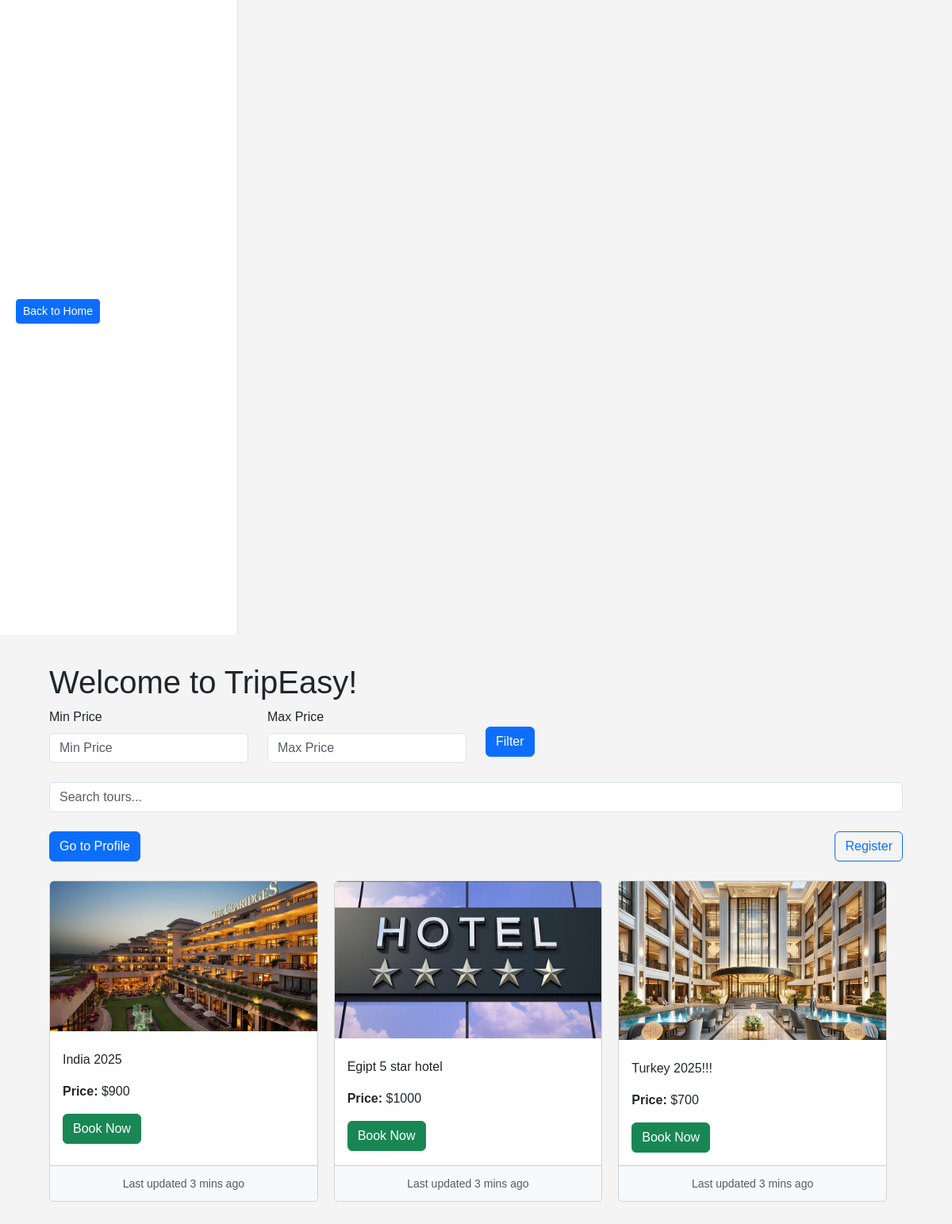
Before: / with the older database file.
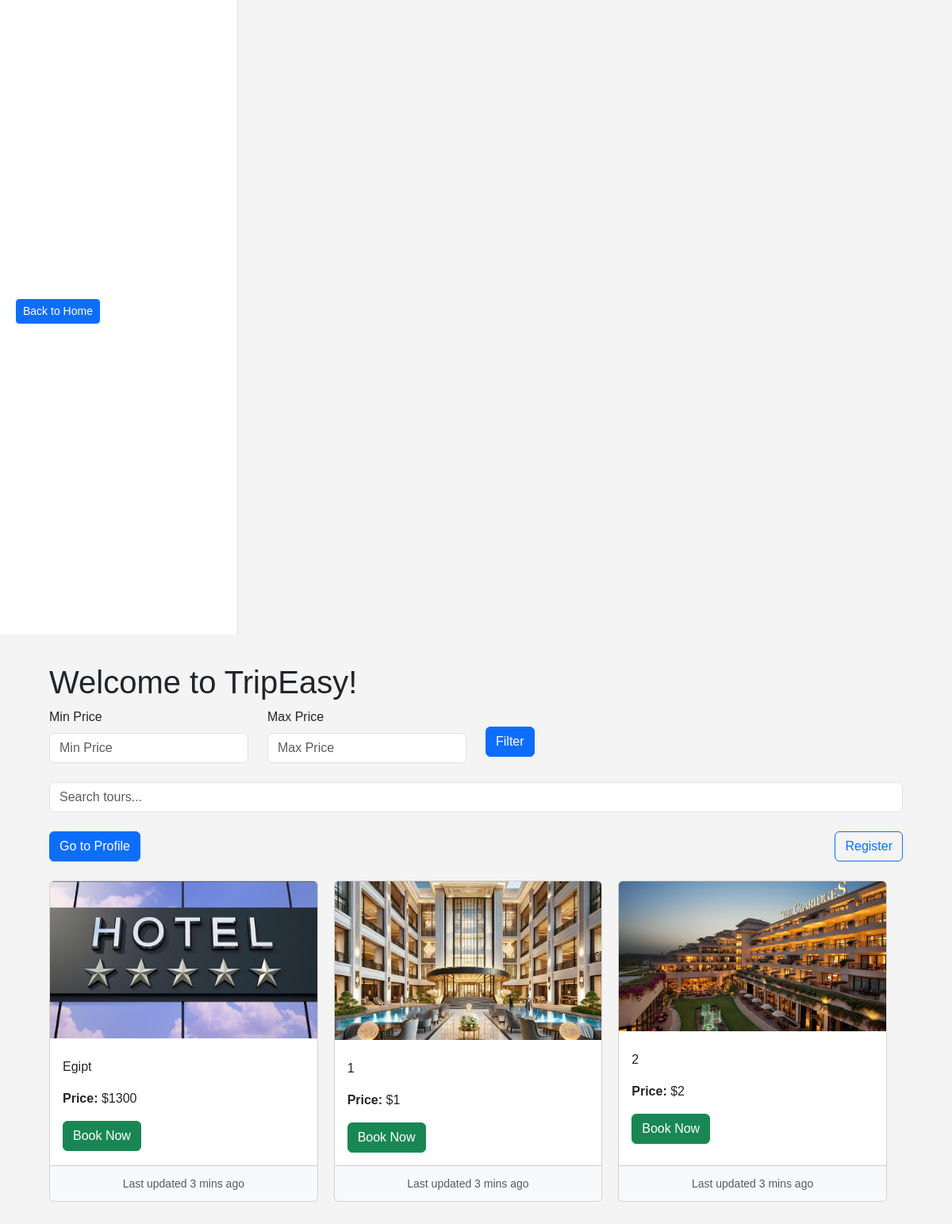
After: the same page with the newer database file.
### db.py (models this page shows)
class Tour(Base):
    __tablename__ = "tours"
    id = Column(Integer, primary_key=True, index=True)
    text = Column(String)
    price = Column(Integer)
    image = Column(String)
    bookings = relationship("Booking", back_populates="tour")

### views.py (the view)
@app.get('/', response_class=HTMLResponse)
async def index(request: Request, db: Session=Depends(get_db)):
    tour = db.query(Tour).all()
    return templates.TemplateResponse('index.html', {'title': 'Home', 'tours': tour, 'request': request})

### templates/index.html (shortened to what this page needs)
{% extends 'base.html' %}
{% block content %}
    <div class="content-container">
        <div class="wrapper">
            <div class="main-content">
                <h1>Welcome to TripEasy!</h1>
                <form id="filterForm" method="get" class="mb-4">
                    <div class="row">
                        <div class="col-md-3">
                            <label for="minPrice" class="form-label">Min Price</label>
                            <input type="number" id="minPrice" name="min_price" class="form-control" placeholder="Min Price">
                        </div>
                        <div class="col-md-3">
                            <label for="maxPrice" class="form-label">Max Price</label>
                            <input type="number" id="maxPrice" name="max_price" class="form-control" placeholder="Max Price">
                        </div>
                        <div class="col-md-2">
                            <button type="submit" class="btn btn-primary mt-4">Filter</button>
                        </div>
                    </div>
                </form>
                <input type="text" id="searchInput" class="form-control" placeholder="Search tours...">
                <div class="d-flex justify-content-between mt-4">
                    <button class="btn btn-primary" id="goToProfile">Go to Profile</button>
                    <a href="/registration" class="btn btn-outline-primary">Register</a>
                </div>
                <div class="tour-container mt-4" id="tourList">
                    {% for tour in tours %}
                        <div class="tour-item">
                            <div class="card h-100">
                                <img class="tour-image card-img-top" src="{{ tour.image }}" alt="Tour Image">
                                <div class="card-body">
                                    <p class="tour-text">{{ tour.text }}</p>
                                    <p><strong>Price:</strong> ${{ tour.price }}</p>
                                    <a href="/book-tour/{{ tour.id }}" class="btn btn-success">Book Now</a>
                                </div>
                                <div class="card-footer">
                                    <small class="text-body-secondary">Last updated 3 mins ago</small>
                                </div>
                            </div>
                        </div>
                    {% else %}
                        <p>No tours available at the moment.</p>
                    {% endfor %}
                </div>
            </div>
        </div>
    </div>
{% endblock %}

### templates/base.html (shortened to what this page needs)
<!DOCTYPE html>
<html lang="en">
<head>
    <link href="https://cdn.jsdelivr.net/npm/bootstrap@5.3.0-alpha1/dist/css/bootstrap.min.css" rel="stylesheet">
    <link rel="stylesheet" href="/static/css/style.css">
</head>
<body>
    <div class="button-container">
        <a href="/" class="btn btn-primary btn-sm mb-3">Back to Home</a>
    </div>
    <div class="container mt-3">
        {% block content %}
        {% endblock %}
    </div>
</body>
</html>

### static/css/style.css (style rules this page uses)
* { margin: 0; padding: 0; box-sizing: border-box; }
body { font-family: Arial, sans-serif; background-color: #f4f4f4; }
.button-container { width: 300px; padding: 20px; background-color: #ffffff; border-right: 1px solid #ddd; display: flex; justify-content: flex-start; align-items: center; height: 100vh; }
.container { display: flex; flex-direction: row; height: 100vh; }
.content-container { display: flex; flex-direction: column; width: 100%; padding: 20px; overflow-y: auto; }
.wrapper { display: flex; flex-direction: column; width: 100%; gap: 20px; }
.main-content { flex: 1; display: flex; flex-direction: column; }
#filterForm .form-control { width: 100%; }
.tour-container { display: flex; flex-wrap: wrap; gap: 20px; }
.tour-item { width: calc(33.33% - 20px); margin-bottom: 20px; }
.card { height: 100%; display: flex; flex-direction: column; }
.card-img-top { max-height: 200px; object-fit: cover; }
.card-body { flex-grow: 1; }
.card-footer { padding: 10px; background-color: #f8f9fa; text-align: center; }

Changed rows visible on the page:
removed Tour: image (picture), text "India 2025", price "900"
removed Tour: image (picture), text "Egipt 5 star hotel", price "1000"
removed Tour: image (picture), text "Turkey 2025!!!", price "700"
added Tour: image (picture), text "Egipt", price "1300"
added Tour: image (picture), text "1", price "1"
added Tour: image (picture), text "2", price "2"
